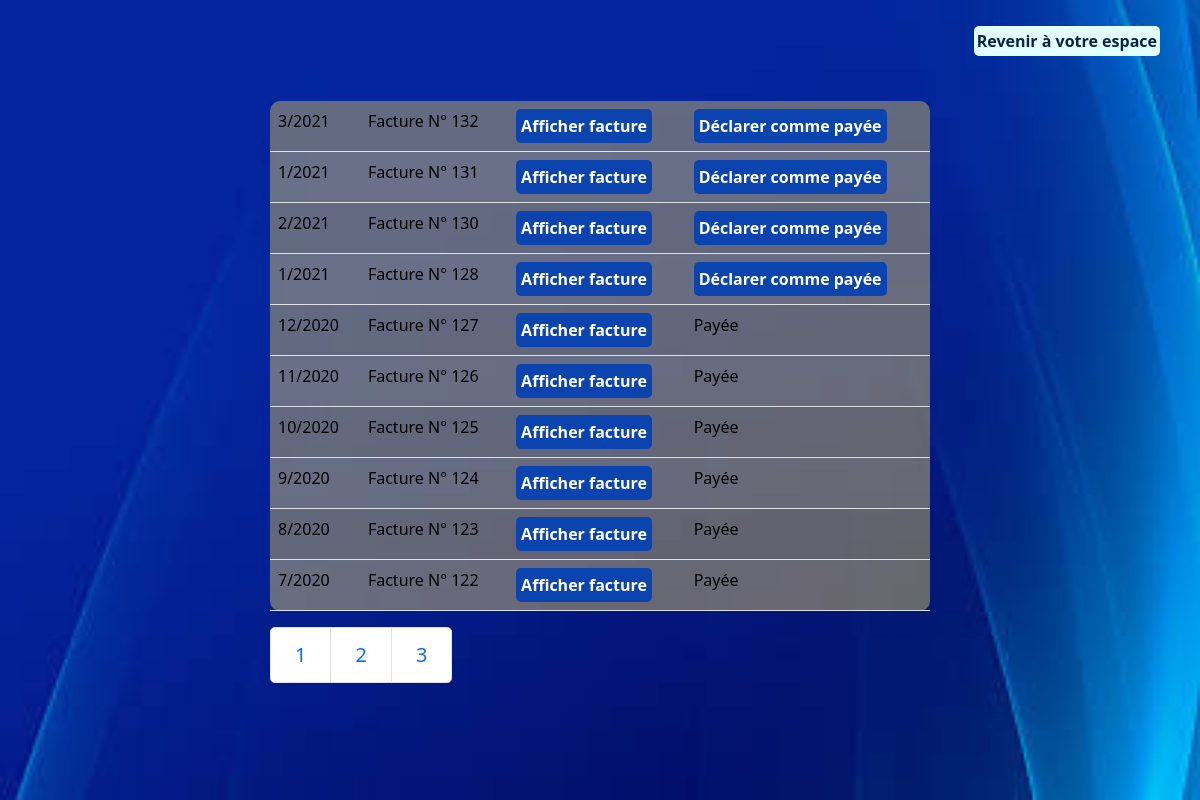
Page /projetElectricite/gestionConsommations/listeFactureByF.php (signed in) on the committed database.
### tables this page shows
CREATE TABLE `consommations` (
  `id` int(255) NOT NULL,
  `mois` int(50) NOT NULL,
  `annee` int(50) NOT NULL,
  `image_path` varchar(255) NOT NULL,
  `valCompteur` int(255) NOT NULL,
  `consomMensuelle` double DEFAULT NULL,
  `prixHT` int(255) DEFAULT NULL,
  `prixTTC` int(255) DEFAULT NULL,
  `state` int(5) NOT NULL,
  `urlFacture` varchar(255) DEFAULT NULL,
  `idClient` int(100) NOT NULL
);

### projetElectricite/gestionConsommations/listeFactureByF.php (the view, shortened to what this page needs)
<?php
require_once("../connex.php");
if(isset($_GET['p']) && !empty($_GET['p'])){
    $pdostat = $pdo->prepare(
        "update consommations set state=1 where id=?");
        $pdostat->bindValue(1,valider($_GET['p']));
        $pdostat->execute();
        header('Location: listeFactureByF.php');
}else{
    $limit=10;
    $page=isset($_GET['page'])?$_GET['page']:1;
    $start=($page - 1 ) * $limit;
    $end=$start+$limit;
    $pdostat = $pdo->prepare(
        "select * from consommations where state in (0, 1) order by id desc limit ".$start.", ".$end);
        $pdostat->execute();
        $content='
        <div class="bgNew">
        <div class="d-flex justify-content-center gap-3 mb-5" style="position:absolute; top:10px; right:40px;">
            <div class="d-flex gap-5 justify-content-center mt-3">
                <div class="modifier">
                    <a href="../espaceAdmin.php">Revenir à votre espace</a>
                </div>
            </div>
        </div>
        <div class="myTab d-flex flex-column justify-content-around"><table class="table table-striped">';
        foreach($pdostat->fetchAll() as $ligne){
            $var=($ligne['state']==1)?"Payée":"<div class='lien2 mibtn'><a href=\"listeFactureByF.php?p=".$ligne['id']."\">Déclarer comme payée</a></div>";
            $content.="<tr><td>".$ligne['mois']."/".$ligne ['annee']."</td><td> Facture N° ".$ligne['id']."</td><td><div class='lien2 mibtn'><a href=\".".$ligne ['urlFacture']."\" download=\"facture".$ligne['mois']."/".$ligne ['annee'].".txt\">Afficher facture</a></div></td><td>".$var."</td>";
        }
        $content.='</table>
        <nav aria-label="...">
            <ul class="pagination pagination-lg">
                <li class="page-item ">
                <a class="page-link" href="listeFactureByF.php?page=1" tabindex="-1">1</a>
                </li>
                <li class="page-item"><a class="page-link"  href="listeFactureByF.php?page=2">2</a></li>
                <li class="page-item"><a class="page-link"  href="listeFactureByF.php?page=3">3</a></li>
            </ul>
        </nav>
        </div></div>';
        require('../layout.php');
}

### projetElectricite/layout.php (shortened to what this page needs)
<!DOCTYPE html>
<html lang="en">
<head>
    <link href="https://cdn.jsdelivr.net/npm/bootstrap@5.0.2/dist/css/bootstrap.min.css" rel="stylesheet">
</head>
<body>
    <?=$content?>
</body>
</html>

### projetElectricite/layout.php (style rules this page uses)
body { min-height: 100vh; background-image: url('images/im3.jpg'); background-repeat: repeat; background-size: cover; backdrop-filter: blur(8px); background-position: bottom -70px right 0px; display: flex; justify-content: center; align-items: center; }
.bgNew { min-height: 100vh; width: 100%; background-image: url('images/im6.jpg'); background-repeat: no-repeat; background-size: cover; display: flex; justify-content: center; align-items: center; flex-direction: column; gap:40px; }
.lien, .lien2, .lien3, .info { padding: 5px; border-radius: 5px; background-color: rgb(44,242,255); }
.lien a , .lien2 a, .lien3 a, .info p, .btnN input { text-decoration: none !important; color:rgb(14,53,96); font-weight: bold; }
.lien2 { background-color: rgb(11,67,175); }
.lien2 a { background-color: rgb(11,67,175); color:white; }
.mybtns input, #annuler, .modifier { background-color: rgb(227,252,252); color:rgb(9,35,72); border-radius: 5px; font-weight: bold; }
.modifier { padding: 3px; }
#annuler a, .modifier a { text-decoration: none; color:rgb(9,35,72); text-align: center; }
.myTab { width:55%; }
.myTab table { background-color: rgba(255, 224, 102, 0.4); border-radius: 10px; }
.myTab td { color: black; }
.mibtn { width:fit-content; }

### rows in the picture
consommations: mois "3", annee "2021", id "132"
consommations: mois "1", annee "2021", id "131"
consommations: mois "2", annee "2021", id "130"
consommations: mois "1", annee "2021", id "128"
consommations: mois "12", annee "2020", id "127", state "Payée"
consommations: mois "11", annee "2020", id "126", state "Payée"
consommations: mois "10", annee "2020", id "125", state "Payée"
consommations: mois "9", annee "2020", id "124", state "Payée"
consommations: mois "8", annee "2020", id "123", state "Payée"
consommations: mois "7", annee "2020", id "122", state "Payée"
